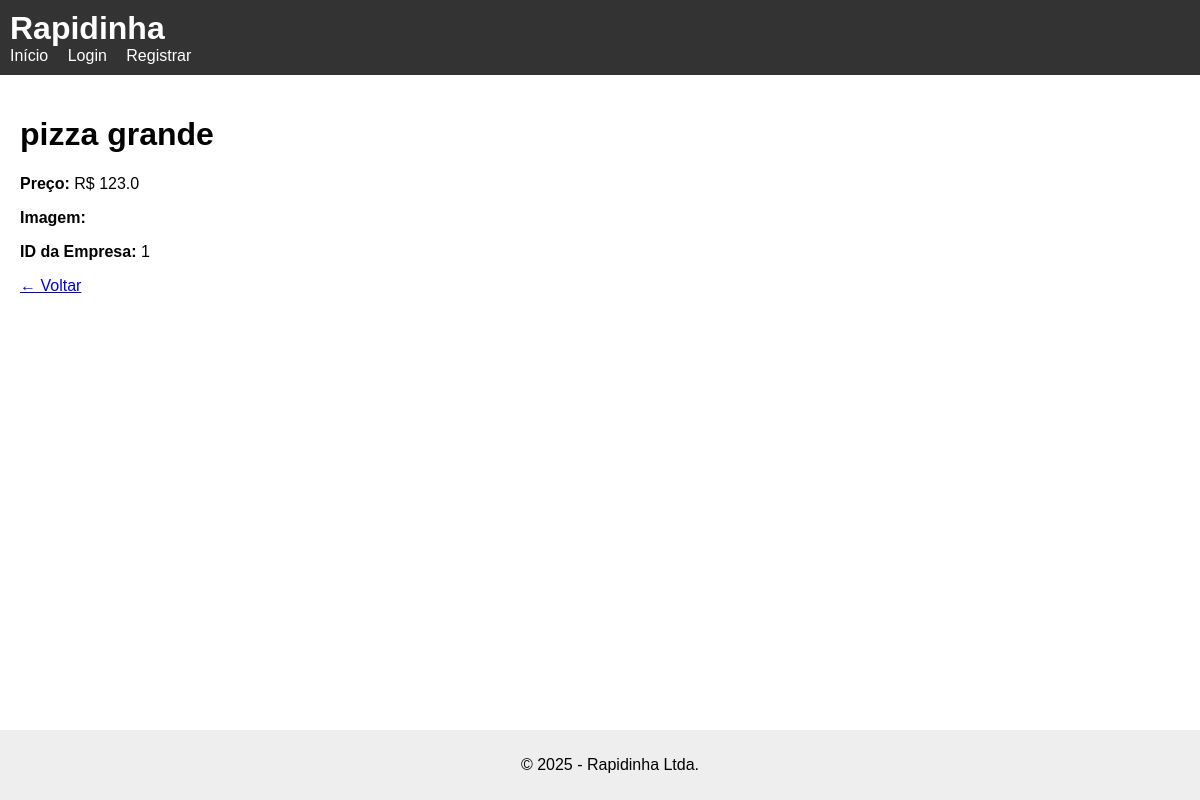
The app's page /produtos/1 with its own data.
### models.py (models this page shows)
class Produto(db.Model):
    __tablename__ = "produtos"
    id = db.Column(db.Integer, primary_key=True)
    id_empresa = db.Column(db.Integer, db.ForeignKey("empresas.id"), nullable=False)
    nome = db.Column(db.String(128), nullable=False)
    id_ingrediente = db.Column(db.Integer)  # opcional se for lista separada
    preco = db.Column(db.Float)
    imagem = db.Column(db.String(256))
    avaliacao_id = db.Column(db.Integer)
    ingredientes = db.relationship("IngredienteProduto", backref="produto")
    avaliacoes = db.relationship("AvaliacaoProduto", backref="produto")

### main.py (the view)
@app.route("/produtos/<int:id>")
def detalhe_produto(id):
    produto = Produto.query.get_or_404(id)
    return render_template("detalhe_produto.html", produto=produto)

### templates/detalhe_produto.html (shortened to what this page needs)
{% extends 'base.html' %}
{% block conteudo %}
<h1>{{ produto.nome }}</h1>
<p><strong>Preço:</strong> R$ {{ produto.preco }}</p>
<p><strong>Imagem:</strong> <img src="{{ produto.imagem }}" width="200"></p>
<p><strong>ID da Empresa:</strong> {{ produto.id_empresa }}</p>
<a href="{{ url_for('produtos') }}">← Voltar</a>
{% endblock %}

### static/style/style.css (style rules this page uses)
body { font-family: Arial, sans-serif; margin: 0; padding: 0; }

### records on screen
Produto: nome "pizza grande", preco "123.0", id_empresa "1"
